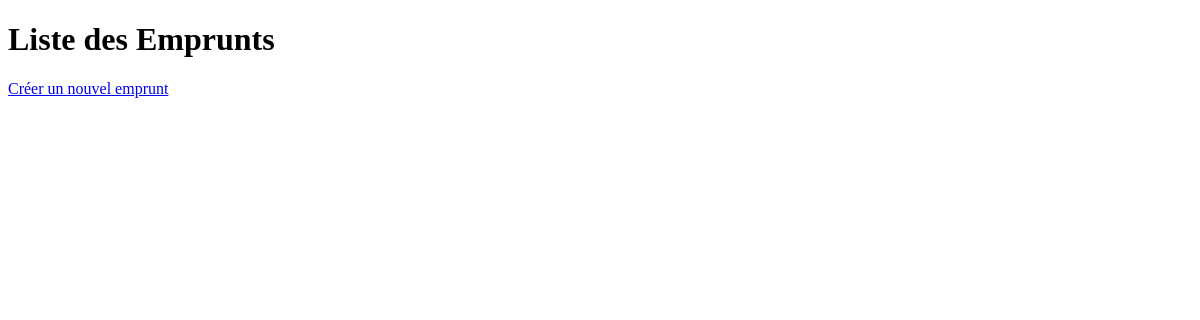
The page /bibliothecaire/emprunts/ (signed in) on the database as committed earlier.
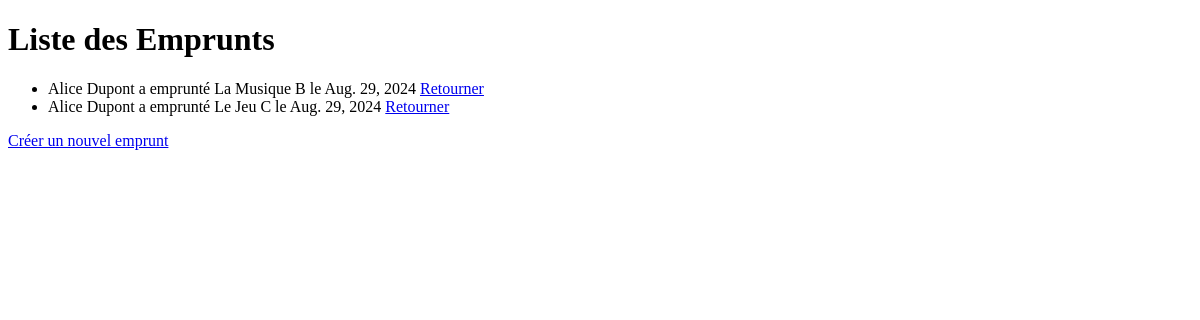
The same page on the database as committed later.
### bibliothecaire/models.py (models this page shows, shortened)
class Emprunt(models.Model):
    emprunteur = models.ForeignKey(Emprunteur, on_delete=models.CASCADE)
    media = models.ForeignKey(Media, on_delete=models.CASCADE)
    date_emprunt = models.DateField(auto_now_add=True)
    date_retour = models.DateField(null=True, blank=True)

class Emprunteur(models.Model):
    name = models.CharField(max_length=255)
    bloque = models.BooleanField(default=False)
    emprunts = models.ManyToManyField(Media, through='Emprunt')

class Media(models.Model):
    MEDIA_CHOICES = (
        ('Livre', 'Livre'),
        ('DVD', 'DVD'),
        ('CD', 'CD'),
        ('Jeu de Plateau', 'Jeu de Plateau'),
    )
    type_media = models.CharField(max_length=20, choices=MEDIA_CHOICES)
    name = models.CharField(max_length=255)
    disponible = models.BooleanField(default=True)

### bibliothecaire/views.py (the view)
# urls.py: path('emprunts/', views.liste_emprunts, name='liste_emprunts'),
@login_required
def liste_emprunts(request):
    emprunts = Emprunt.objects.all()
    return render(request, 'bibliothecaire/liste_emprunts.html', {'emprunts': emprunts})

### bibliothecaire/templates/bibliothecaire/liste_emprunts.html (shortened to what this page needs)
<!DOCTYPE html>
<html>
<head>
</head>
<body>
    <h1>Liste des Emprunts</h1>
    <ul>
        {% for emprunt in emprunts %}
            <li>{{ emprunt.emprunteur.name }} a emprunté {{ emprunt.media.name }} le {{ emprunt.date_emprunt }}
                {% if emprunt.date_retour %} (retourné le {{ emprunt.date_retour }}) {% else %}
                <a href="{% url 'retourner_emprunt' emprunt.pk %}">Retourner</a> {% endif %}
            </li>
        {% endfor %}
    </ul>
    <a href="{% url 'creer_emprunt' %}">Créer un nouvel emprunt</a>
</body>
</html>

Rows that differ between the two databases and show on the page:
added Emprunt: emprunteur.name "Alice Dupont", media.name "La Musique B", date_emprunt "Aug. 29, 2024", shows "Retourner"
added Emprunt: emprunteur.name "Alice Dupont", media.name "Le Jeu C", date_emprunt "Aug. 29, 2024", shows "Retourner"
